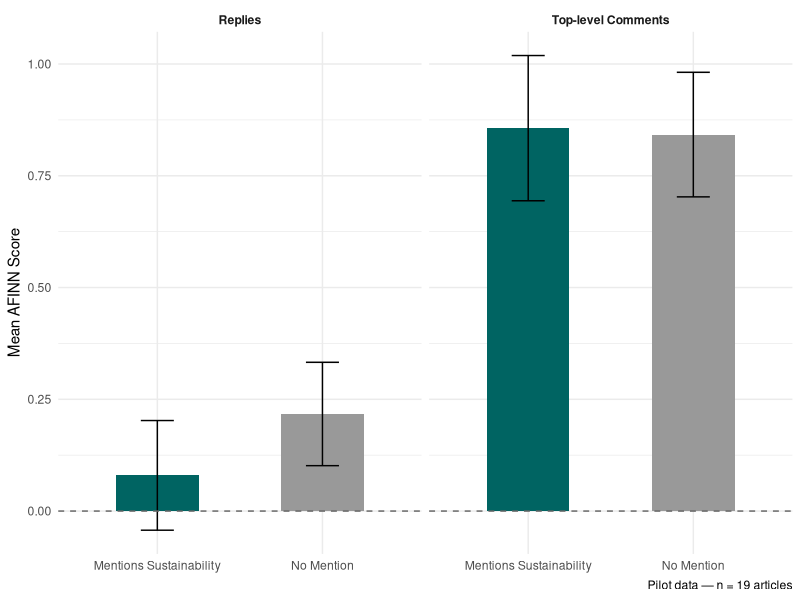
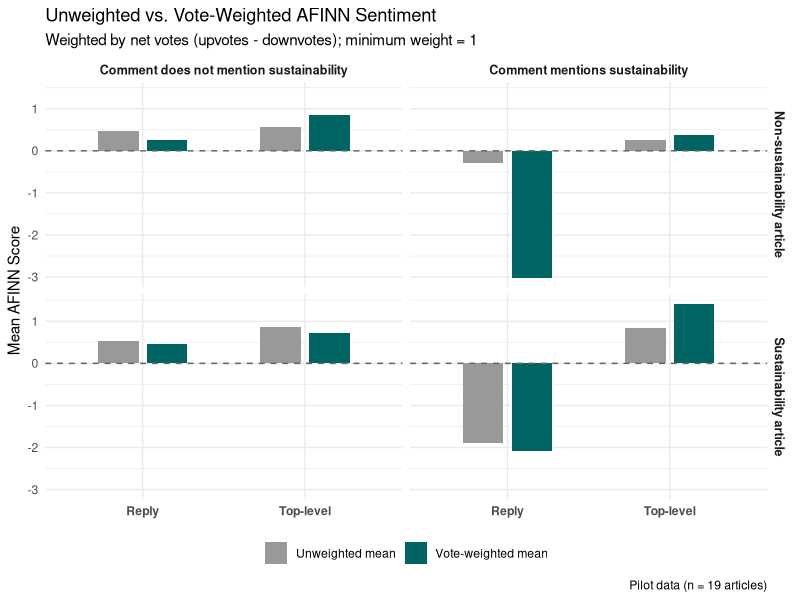

Write R code to recreate these figures, in order.
## ---- chunk 1
#| label: setup
#| include: false

library(tidyverse)
library(tidytext)
library(here)

comments_sentiment <- read_csv("comments_sentiment.csv")

# Calculate net votes and weight (minimum 1 so zero-vote comments contribute)
comments_sentiment <- comments_sentiment %>%
  mutate(
    net_votes      = upvotes - downvotes,
    vote_weight    = pmax(net_votes, 1)
  )

# Weighted mean AFINN function
weighted_afinn <- function(score, weight) {
  sum(score * weight, na.rm = TRUE) / sum(weight[!is.na(score)], na.rm = TRUE)
}
## ---- chunk 2
#| label: fig-sustainability-sentiment
#| fig-cap: "Vote-weighted comment sentiment by article sustainability mention"
#| warning: false

comments_sentiment %>%
  group_by(article_has_sustainability_flag, is_reply) %>%
  summarise(
    mean_afinn = weighted_afinn(afinn_score, vote_weight),
    se         = sd(afinn_score, na.rm = TRUE) / sqrt(n()),
    .groups    = "drop"
  ) %>%
  mutate(
    comment_type   = if_else(is_reply, "Replies", "Top-level Comments"),
    sustainability = if_else(article_has_sustainability_flag,
                             "Mentions Sustainability", "No Mention")
  ) %>%
  ggplot(aes(x = sustainability, y = mean_afinn, fill = sustainability)) +
  geom_col(width = 0.5) +
  geom_errorbar(aes(ymin = mean_afinn - se, ymax = mean_afinn + se),
                width = 0.2) +
  geom_hline(yintercept = 0, linetype = "dashed", colour = "grey40") +
  facet_wrap(~ comment_type) +
  scale_fill_manual(values = c("No Mention" = "#999999",
                               "Mentions Sustainability" = "#006462")) +
  labs(x = NULL, y = "Mean AFINN Score",
       caption = "Pilot data — n = 19 articles") +
  theme_minimal() +
  theme(legend.position = "none",
        strip.text = element_text(face = "bold"))
## ---- chunk 3
#| label: fig-votes-sentiment
#| fig-cap: "Mean AFINN Sentiment Score by Article Type and Sustainability Mention"
#| warning: false

sentiment_visualization <- comments_sentiment %>%
  group_by(tags_series, article_has_sustainability_flag, is_reply) %>%
  summarise(
    mean_afinn = weighted_afinn(afinn_score, vote_weight),
    se         = sd(afinn_score, na.rm = TRUE) / sqrt(n()),
    n          = n(),
    .groups    = "drop"
  ) %>%
  mutate(
    comment_type   = if_else(is_reply, "Replies", "Top-level Comments"),
    sustainability = if_else(article_has_sustainability_flag,
                             "Mentions Sustainability", "No Sustainability Mentions")
  ) %>%
  ggplot(aes(x = tags_series, y = mean_afinn, fill = sustainability)) +
  geom_col(position = position_dodge(width = 0.7), width = 0.6) +
  geom_errorbar(
    aes(ymin = mean_afinn - se, ymax = mean_afinn + se),
    position = position_dodge(width = 0.7),
    width = 0.2
  ) +
  geom_hline(yintercept = 0, linetype = "dashed", colour = "grey40") +
  facet_wrap(~ comment_type) +
  scale_fill_manual(values = c("No Sustainability Mentions" = "#999999",
                               "Mentions Sustainability"    = "#006462")) +
  labs(
    title    = "Mean AFINN Sentiment Score by Article Type and Sustainability Mention",
    subtitle = "Vote-weighted means | Error bars show ±1 standard error | Pilot data (n = 19 articles)",
    x        = "Article Type",
    y        = "Mean AFINN Score",
    fill     = NULL,
    caption  = "Positive scores indicate more positive sentiment"
  ) +
  theme_minimal() +
  theme(
    axis.text.x     = element_text(angle = 45, hjust = 1),
    legend.position = "bottom",
    strip.text      = element_text(face = "bold"),
    plot.title      = element_text(face = "bold", size = 14, colour = "#003B71")
  )
## ---- chunk 4
#| label: fig-votes-sentiment
#| fig-cap: "Unweighted vs. Vote-Weighted AFINN Sentiment"
#| warning: false

comments_sentiment %>%
  group_by(article_has_sustainability_flag,
           comment_has_sustainability_flag,
           is_reply) %>%
  summarise(
    unweighted = mean(afinn_score, na.rm = TRUE),
    weighted   = weighted_afinn(afinn_score, vote_weight),
    n          = n(),
    .groups    = "drop"
  ) %>%
  pivot_longer(cols = c(unweighted, weighted),
               names_to  = "scoring_method",
               values_to = "mean_afinn") %>%
  mutate(
    article_sustainability = if_else(
      article_has_sustainability_flag,
      "Sustainability article", "Non-sustainability article"
    ),
    comment_sustainability = if_else(
      comment_has_sustainability_flag,
      "Comment mentions sustainability", "Comment does not mention sustainability"
    ),
    comment_type = if_else(is_reply, "Reply", "Top-level")
  ) %>%
  ggplot(aes(x = comment_type, y = mean_afinn, fill = scoring_method)) +
  geom_col(position = position_dodge(width = 0.6), width = 0.5) +
  geom_hline(yintercept = 0, linetype = "dashed", colour = "grey40") +
  facet_grid(article_sustainability ~ comment_sustainability) +
  scale_fill_manual(
    values = c("unweighted" = "#999999", "weighted" = "#006462"),
    labels = c("unweighted" = "Unweighted mean", "weighted" = "Vote-weighted mean")
  ) +
  labs(
    title    = "Unweighted vs. Vote-Weighted AFINN Sentiment",
    subtitle = "Weighted by net votes (upvotes - downvotes); minimum weight = 1",
    x        = NULL,
    y        = "Mean AFINN Score",
    fill     = NULL,
    caption  = "Pilot data (n = 19 articles)"
  ) +
  theme_minimal() +
  theme(
    legend.position = "bottom",
    strip.text      = element_text(face = "bold", size = 9),
    axis.text.x     = element_text(face = "bold")
  )
